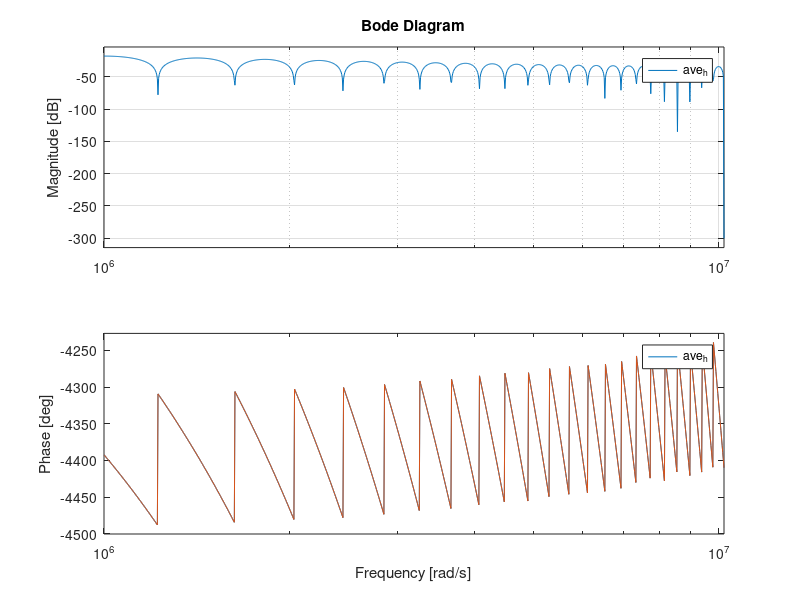
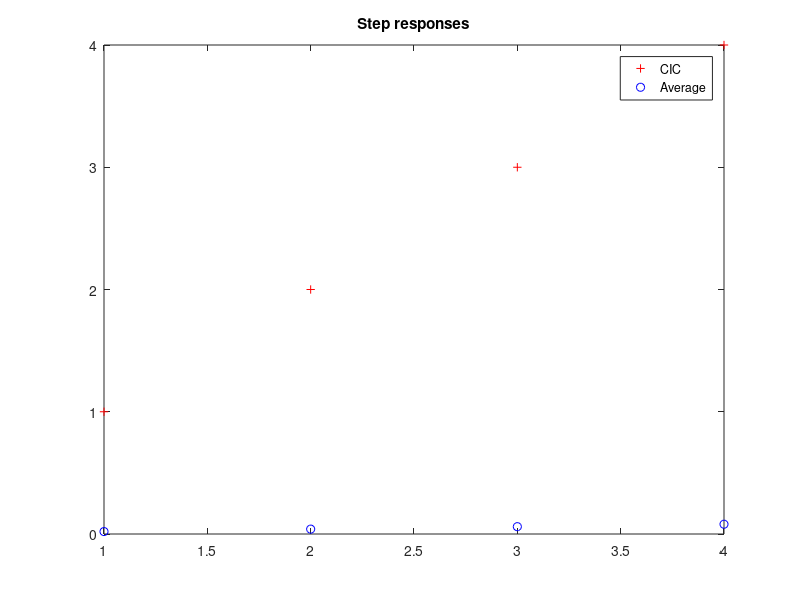
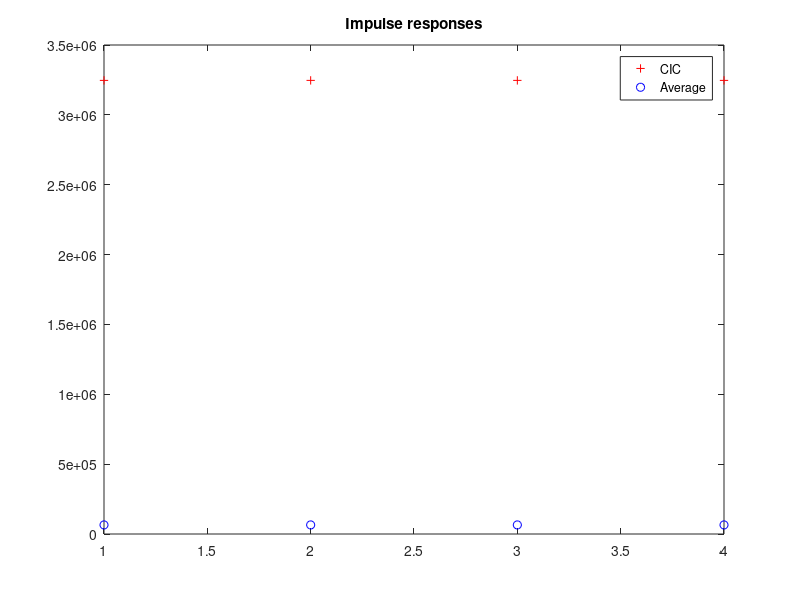
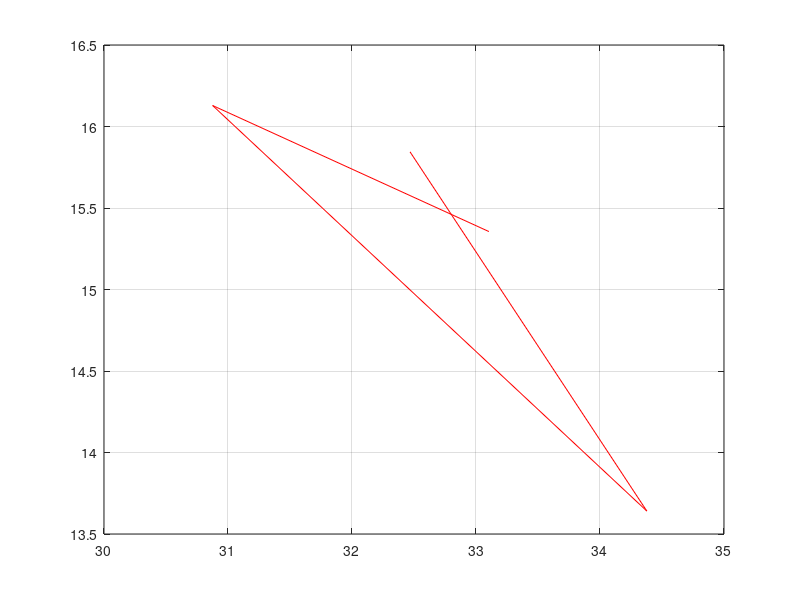

The MATLAB script that drew these images, in order: (Note: this script raises an error after producing the figures.)
%%parameters
clear;

D = 50;
Ts = 308*10^(-9) %308 ns, STMICROELECTRONICS
%Ts = 308;
N = 1;

% CIC filter
cic_num = zeros(1,D+1);
cic_num(1) = 1;
cic_num(D+1) = -1;

cic_den = [1 -1];

cic_h = filt(cic_num,cic_den,Ts)
cic_h = cic_h^N;
[cic_imp_y,cic_imp_t] = impulse(cic_h);

% recursive average filter
ave_num = zeros(1,D+1);
ave_num(1) = 1;
ave_num(D+1) = -1;
ave_den = D*[1 -1];

ave_h = filt(ave_num,ave_den,Ts)
[ave_imp_y,ave_imp_t] = impulse(ave_h);

% plot
figure(1)
%subplot (2,1,1)
bode(cic_h); grid;
hold on
%subplot (2,1,2)
%figure(10)
bode(ave_h); grid;
hold off

figure(2)
plot(step(cic_h),'r+')
hold on 
plot(step(ave_h),'bo')
legend('CIC','Average')
hold off
title('Step responses')

figure(3)
plot(cic_imp_y, 'r+')
hold on
plot(ave_imp_y, 'bo')
legend('CIC','Average')
hold off
title('Impulse responses')

figure(4)

[h,w] = freqz(cic_num,cic_den,'half',2001);
plot(w/pi,20*log10(abs(h)),'r')
grid;
ax = gca;
%ax.YLim = [-100 20];
ax.XTick = 0:.25:1;
xlabel('Normalized Frequency (\times\pi rad/sample)')
ylabel('Magnitude (dB)')

hold on;
[h,w] = freqz(ave_num,ave_den,'half',2001);
plot(w/pi,20*log10(abs(h)),'b')
hold off;
legend('CIC','Average')
